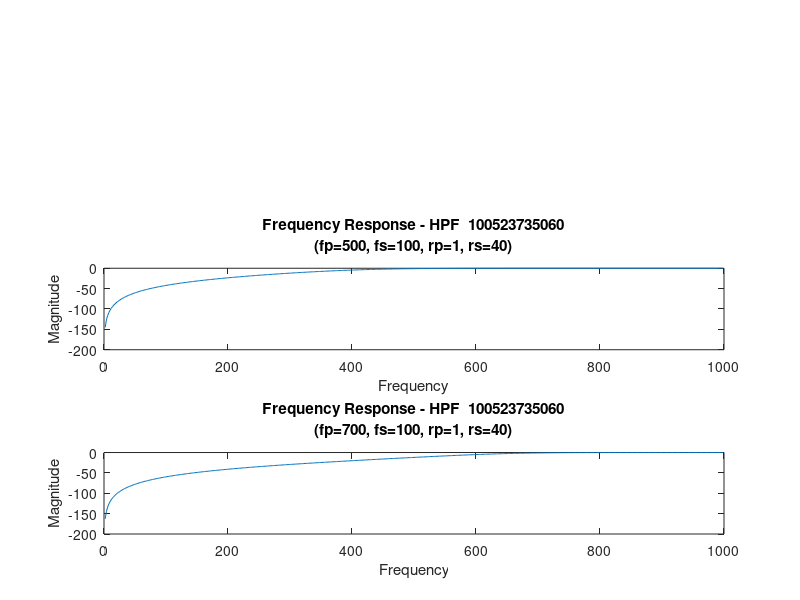

The MATLAB script that drew this image:
clc;
clear all;
close all;

fp= 300;
fs= 100;
rp= 1;
rs= 60;

Fs=20*fp;
wp=2*fp/Fs;
ws=2*fs/Fs;

[N1,wc]= buttord(wp,ws,rp,rs);
[ah,bh]= butter(N1,wc,'high');

% figure(1);
% freqz(ah, bh);
% title(sprintf('freqz(a,b) - LPF  100523735060\n(fp=%d, fs=%d, rp=%d, rs=%d)', fp, fs, rp, rs));
% xlabel('Frequency'); ylabel('Magnitude');
% 
% figure(2);
% subplot(212);
% freqz(ah, bh, 4096); % Ensure consistent coefficient order
% title(sprintf('freqz(a,b,4096) - LPF  100523735060\n(fp=%d, fs=%d, rp=%d, rs=%d)', fp, fs, rp, rs));
% xlabel('Frequency'); ylabel('Magnitude');

subplot(212);
[H, w] = freqz(ah, bh);
H_mag = abs(H);
plot(w * Fs / (2 * pi), 20 * log10(H_mag));
title(sprintf('Frequency Response - LPF  100523735060\n(fp=%d, fs=%d, rp=%d, rs=%d)', fp, fs, rp, rs));
xlabel('Frequency'); ylabel('Magnitude');


save('D:\B.E.(ECE)\semester 4\matlab programmes\HPFcoeff.mat','ah','bh');


%******cas2
fp= 500;
fs= 100;
rp= 1;
rs= 40;

Fs=20*fs;
wp=2*fp/Fs;
ws=2*fs/Fs;

[N2,wc]= buttord(wp,ws,rp,rs);
[ah,b1]= butter(N2,wc,'high');
[H,w]= freqz(ah,b1);
H1_mag= abs(H);

subplot(312);
plot(w*Fs/(2*pi), 20*log10(H1_mag));
title(sprintf('Frequency Response - HPF  100523735060\n(fp=%d, fs=%d, rp=%d, rs=%d)', fp, fs, rp, rs));
xlabel('Frequency'); ylabel('Magnitude');

%*********case3
fp= 700;
fs= 100;
rp= 1;
rs= 40;

Fs=20*fs;
wp=2*fp/Fs;
ws=2*fs/Fs;

[N3,wc]= buttord(wp,ws,rp,rs);
[a2,b2]= butter(N3,wc,'high');
[H,w]= freqz(a2,b2);
H1_mag= abs(H);
subplot(313);
plot(w*Fs/(2*pi), 20*log10(H1_mag));
title(sprintf('Frequency Response - HPF  100523735060\n(fp=%d, fs=%d, rp=%d, rs=%d)', fp, fs, rp, rs));
xlabel('Frequency'); ylabel('Magnitude');